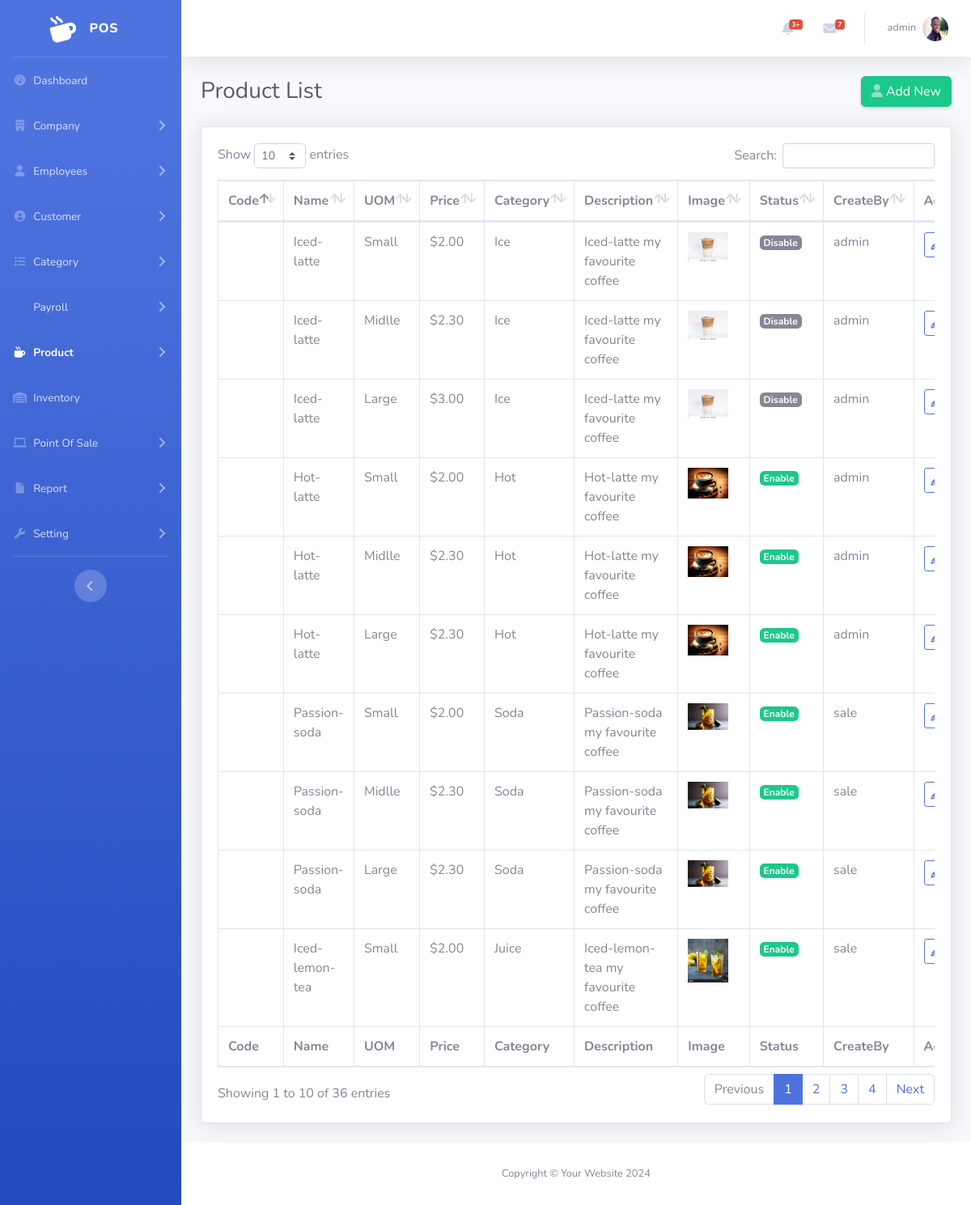
Screenshot of /admin/product-list.php?delId=1 (signed in) with the database file from the repository.
### tables this page shows
CREATE TABLE `user` (
  `Id` int(11) NOT NULL,
  `OutletId` int(11) DEFAULT NULL,
  `EmployeeId` int(11) DEFAULT NULL,
  `RoleId` int(11) DEFAULT NULL,
  `Username` varchar(120) NOT NULL,
  `Password` varchar(255) NOT NULL,
  `ActivedAt` datetime DEFAULT NULL,
  `Status` tinyint(1) DEFAULT 1,
  `CreateBy` int(11) DEFAULT NULL,
  `CreateAt` timestamp NOT NULL DEFAULT current_timestamp()
);

CREATE TABLE `employee` (
  `Id` int(11) NOT NULL,
  `OutletId` int(11) DEFAULT NULL,
  `Firstname` varchar(120) NOT NULL,
  `Lastname` varchar(120) NOT NULL,
  `Gender` tinyint(1) NOT NULL,
  `Dob` datetime DEFAULT NULL,
  `Email` varchar(120) DEFAULT NULL,
  `Tel` varchar(18) NOT NULL,
  `Salary` decimal(6,2) DEFAULT 0.00,
  `Currency` int(11) DEFAULT 1,
  `Position` varchar(120) NOT NULL,
  `Image` varchar(255) DEFAULT NULL,
  `Status` tinyint(1) DEFAULT 1,
  `JoinAT` datetime DEFAULT NULL,
  `ResignAt` datetime DEFAULT NULL,
  `ReasonResign` text DEFAULT NULL,
  `CreateBy` int(11) DEFAULT NULL,
  `CreateAt` timestamp NOT NULL DEFAULT current_timestamp()
);

CREATE TABLE `productsku` (
  `Id` int(11) NOT NULL,
  `ProductId` int(11) DEFAULT NULL,
  `UomId` int(11) DEFAULT NULL,
  `Price` decimal(6,2) NOT NULL,
  `Currency` int(11) DEFAULT 1
);

CREATE TABLE `product` (
  `Id` int(11) NOT NULL,
  `ProCode` varchar(10) DEFAULT NULL,
  `CategoryId` int(11) DEFAULT NULL,
  `SkuId` int(11) NOT NULL,
  `Name` varchar(120) NOT NULL,
  `Description` text DEFAULT NULL,
  `Image` varchar(255) DEFAULT NULL,
  `Status` tinyint(1) DEFAULT 1,
  `CreateBy` int(11) DEFAULT NULL,
  `CreateAt` timestamp NOT NULL DEFAULT current_timestamp()
);

CREATE TABLE `uom` (
  `Id` int(11) NOT NULL,
  `Code` varchar(120) NOT NULL,
  `Name` varchar(120) DEFAULT NULL,
  `Remark` varchar(255) DEFAULT NULL,
  `Status` tinyint(1) DEFAULT 1,
  `CreateAt` timestamp NOT NULL DEFAULT current_timestamp(),
  `UpdateAt` datetime DEFAULT NULL
);

CREATE TABLE `currency` (
  `Id` int(11) NOT NULL,
  `Code` varchar(11) NOT NULL,
  `Name` varchar(11) NOT NULL,
  `Symbol` varchar(11) DEFAULT NULL,
  `Remark` varchar(100) DEFAULT NULL,
  `CreateBy` varchar(100) DEFAULT NULL,
  `CreateAt` timestamp NOT NULL DEFAULT current_timestamp()
);

CREATE TABLE `category` (
  `Id` int(11) NOT NULL,
  `Name` varchar(120) NOT NULL,
  `Description` text DEFAULT NULL,
  `Image` varchar(255) DEFAULT NULL,
  `Status` tinyint(1) DEFAULT 1,
  `CreateBy` int(11) DEFAULT NULL,
  `CreateAt` timestamp NOT NULL DEFAULT current_timestamp()
);

### admin/product-list.php (the view, shortened to what this page needs)
<?php
include('cn.php');
?>
<!DOCTYPE html>
<html lang="en">
<head>
    <link href="vendor/fontawesome-free/css/all.min.css" rel="stylesheet" type="text/css">
    <link rel="stylesheet" href="https://cdnjs.cloudflare.com/ajax/libs/font-awesome/6.5.2/css/all.min.css"/>
    <link href="css/sb-admin-2.min.css" rel="stylesheet">
    <link href="vendor/datatables/dataTables.bootstrap4.min.css" rel="stylesheet">
</head>
<body id="page-top">
    <div id="wrapper">
        <?php include './include/sidebar.php' ?>
        <div id="content-wrapper" class="d-flex flex-column">
            <div id="content">
                <?php include './include/topbar.php' ?>
                <div class="container-fluid">
                    <div class="d-sm-flex align-items-center justify-content-between mb-4">
                        <h1 class="h3 mb-0 text-gray-800">Product List</h1>
                        <a href="product-add.php" class="d-none d-sm-inline-block btn btn-success shadow-sm"><i class="fas fa-user text-white-50"></i> Add New</a>
                    </div>
                    <div class="card shadow mb-4">
                        <div class="card-body">
                            <div class="table-responsive">
                                <table class="table table-bordered" id="dataTable" width="100%" cellspacing="0">
                                    <thead>
                                        <tr>
                                            <th>Code</th>
                                            <th>Name</th>
                                            <th>UOM</th>
                                            <th>Price</th>
                                            <th>Category</th>
                                            <th>Description</th>
                                            <th>Image</th>
                                            <th>Status</th>
                                            <th>CreateBy</th>
                                            <th>Action</th>
                                        </tr>
                                    </thead>
                                    <tfoot>
                                        <tr>
                                            <th>Code</th>
                                            <th>Name</th>
                                            <th>UOM</th>
                                            <th>Price</th>
                                            <th>Category</th>
                                            <th>Description</th>
                                            <th>Image</th>
                                            <th>Status</th>
                                            <th>CreateBy</th>
                                            <th>Action</th>
                                        </tr>
                                    </tfoot>
                                    <tbody>
                                        <?php
                                        $sqlPro = "SELECT * FROM `productsku`";
                                        $item = $conn->query($sqlPro);
                                        ?>
                                        <?php foreach ($item as $rowPro) :
                                            $product = $conn->query("SELECT * FROM `product` WHERE Id=" . $rowPro['ProductId'])->fetch_assoc();
                                            $Uom = $conn->query("SELECT * FROM `uom` WHERE Id=" . $rowPro['UomId'])->fetch_assoc();
                                            $Cate = $conn->query("SELECT * FROM `category` WHERE Id=" . $product['CategoryId'])->fetch_assoc();
                                            $CreateBy = $conn->query("SELECT * FROM `user` WHERE Id=" . $product['CreateBy'])->fetch_assoc();
                                            $Currency = $conn->query("SELECT * FROM `currency` WHERE Id=" . $rowPro['Currency'])->fetch_assoc();
                                            ?>
                                            <tr>
                                                <td><?= $product['ProCode'] ?></td>
                                                <td><?= $product['Name'] ?></td>
                                                <td><?= $Uom['Name'] ?></td>
                                                <td><?= $Currency['Symbol'] ?><?= $rowPro['Price'] ?></td>
                                                <td><?= $Cate['Name'] ?></td>
                                                <td><?= $product['Description'] ?></td>
                                                <td><img src="ImageProduct/<?= $product['Image'] ?>" alt="" width="50px"></td>
                                                <td >
                                                <?php
                                                    if($product['Status']==1){
                                                        echo '<p><a href="statusPro.php?Id='.$product['Id']. '&Status=0" class="badge badge-lg badge-success text-white">Enable</a></p>';
                                                    }else{
                                                        echo '<p><a href="statusPro.php?Id='.$product['Id']. '&Status=1" class="badge badge-secondary badge-lg text-white">Disable</a></p>';
                                                    }
                                                    ?>
                                                </td>
                                                <td><?= $CreateBy['Username'] ?></td>
                                                <td>
                                                    <a href="product-add.php?ProId=<?= $rowPro['Id'] ?>" class="btn btn-outline-primary btn-sm "><i class="fa fa-pencil"></i></a>
                                                </td>
                                            </tr>
                                        <?php endforeach ?>
                                    </tbody>
                                </table>
                            </div>
                        </div>
                    </div>
                </div>
            </div>
            <?php include './include/footer.php' ?>
        </div>
    </div>
</body>
</html>

### admin/include/topbar.php (shortened to what this page needs)
<?php
include('../admin/cn.php');
?>
<nav class="navbar navbar-expand navbar-light bg-white topbar mb-4 static-top shadow">
    <ul class="navbar-nav ml-auto">
        <li class="nav-item dropdown no-arrow mx-1">
            <a class="nav-link dropdown-toggle" href="#" id="alertsDropdown" role="button" data-toggle="dropdown" aria-haspopup="true" aria-expanded="false">
                <i class="fas fa-bell fa-fw"></i>
                <span class="badge badge-danger badge-counter">3+</span>
            </a>
        </li>
        <li class="nav-item dropdown no-arrow mx-1">
            <a class="nav-link dropdown-toggle" href="#" id="messagesDropdown" role="button" data-toggle="dropdown" aria-haspopup="true" aria-expanded="false">
                <i class="fas fa-envelope fa-fw"></i>
                <span class="badge badge-danger badge-counter">7</span>
            </a>
        </li>
        <?php
        $id = $_SESSION['session'];
        $sql = "SELECT * FROM `user` WHERE `Id` = '$id'";
        $rs = $conn->query($sql);
        $row = mysqli_fetch_assoc($rs);
        $Profile = $conn->query("SELECT * FROM `Employee` WHERE Id=" . $row['EmployeeId'])->fetch_assoc();
        ?>
        <li class="nav-item dropdown no-arrow">
            <a class="nav-link dropdown-toggle" href="#" id="userDropdown" role="button" data-toggle="dropdown" aria-haspopup="true" aria-expanded="false">
                <span class="mr-2 d-none d-lg-inline text-gray-600 small"><?php echo $row['Username'] ?></span>
                <img class="img-profile rounded-circle" src="../admin/ImageEmp/<?php echo $Profile['Image'] ?>" id="imgInp">
            </a>
        </li>
    </ul>
</nav>

### rows the page displays
user: Username "admin"
employee: Image (picture)
productsku: ProductId.Name "Iced-latte", UomId.Name "Small", currency.Symbol "$", Price "2.00", category.Name "Ice", ProductId.Description "Iced-latte my favourite coffee", ProductId.Image (picture), user.Username "admin"
productsku: ProductId.Name "Iced-latte", UomId.Name "Midlle", currency.Symbol "$", Price "2.30", category.Name "Ice", ProductId.Description "Iced-latte my favourite coffee", ProductId.Image (picture), user.Username "admin"
productsku: ProductId.Name "Iced-latte", UomId.Name "Large", currency.Symbol "$", Price "3.00", category.Name "Ice", ProductId.Description "Iced-latte my favourite coffee", ProductId.Image (picture), user.Username "admin"
productsku: ProductId.Name "Hot-latte", UomId.Name "Small", currency.Symbol "$", Price "2.00", category.Name "Hot", ProductId.Description "Hot-latte my favourite coffee", ProductId.Image (picture), user.Username "admin"
productsku: ProductId.Name "Hot-latte", UomId.Name "Midlle", currency.Symbol "$", Price "2.30", category.Name "Hot", ProductId.Description "Hot-latte my favourite coffee", ProductId.Image (picture), user.Username "admin"
productsku: ProductId.Name "Hot-latte", UomId.Name "Large", currency.Symbol "$", Price "2.30", category.Name "Hot", ProductId.Description "Hot-latte my favourite coffee", ProductId.Image (picture), user.Username "admin"
productsku: ProductId.Name "Passion-soda", UomId.Name "Small", currency.Symbol "$", Price "2.00", category.Name "Soda", ProductId.Description "Passion-soda my favourite coffee", ProductId.Image (picture), user.Username "sale"
productsku: ProductId.Name "Passion-soda", UomId.Name "Midlle", currency.Symbol "$", Price "2.30", category.Name "Soda", ProductId.Description "Passion-soda my favourite coffee", ProductId.Image (picture), user.Username "sale"
productsku: ProductId.Name "Passion-soda", UomId.Name "Large", currency.Symbol "$", Price "2.30", category.Name "Soda", ProductId.Description "Passion-soda my favourite coffee", ProductId.Image (picture), user.Username "sale"
productsku: ProductId.Name "Iced-lemon-tea", UomId.Name "Small", currency.Symbol "$", Price "2.00", category.Name "Juice", ProductId.Description "Iced-lemon-tea my favourite coffee", ProductId.Image (picture), user.Username "sale"
